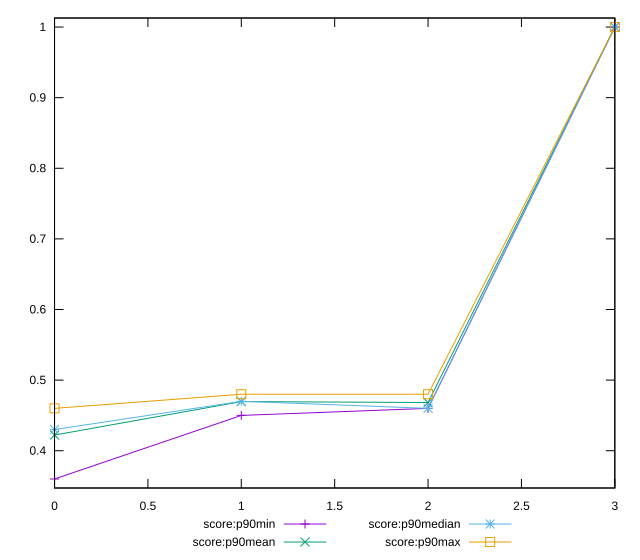

Recreate this plot in gnuplot.
reset

$scoreP90Min <<EOF
0 0.36
1 0.45
2 0.46
3 1
EOF

$scoreP90Mean <<EOF
0 0.4222340425531917
1 0.4695744680851062
2 0.4682795698924732
3 1
EOF

$scoreP90Median <<EOF
0 0.43
1 0.47
2 0.46
3 1
EOF

$scoreP90Max <<EOF
0 0.46
1 0.48
2 0.48
3 1
EOF

set key outside below
set xrange [0:3]
set yrange [0.3472:1.0128]
set trange [0.3472:1.0128]
set terminal svg size 640, 560 enhanced background rgb 'white'
set output "report/report_00029_2021-02-24T13-36-40.390Z/uses-rel-preload/progression/score.svg"

plot $scoreP90Min title "score:p90min" with linespoints, \
     $scoreP90Mean title "score:p90mean" with linespoints, \
     $scoreP90Median title "score:p90median" with linespoints, \
     $scoreP90Max title "score:p90max" with linespoints

reset
